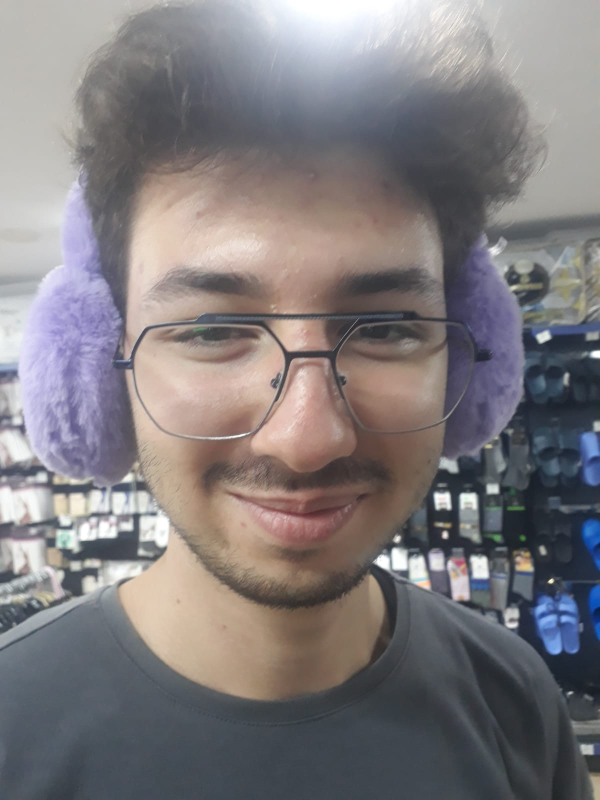
#> input picture fotografDegistirme/Onder.jpeg, 1200 x 1600 px (shown at 1/2 size)
$ python degisrtir.py
#> lines starting #> are read from the running program, lines starting #| are printed output that depends on the picture; after the words box and inside, x2 and y2 are one past the last pixel; in counts of white or black regions, pixels touching at a corner belong together
import cv2
import numpy as np

onder=cv2.imread("Onder.jpeg")
#> onder is the input picture: shape (1600, 1200, 3); mean B, G, R 125.5, 123.2, 127.8
arda=cv2.imread("WhatsApp Image 2024-05-12 at 14.44.35.jpeg")
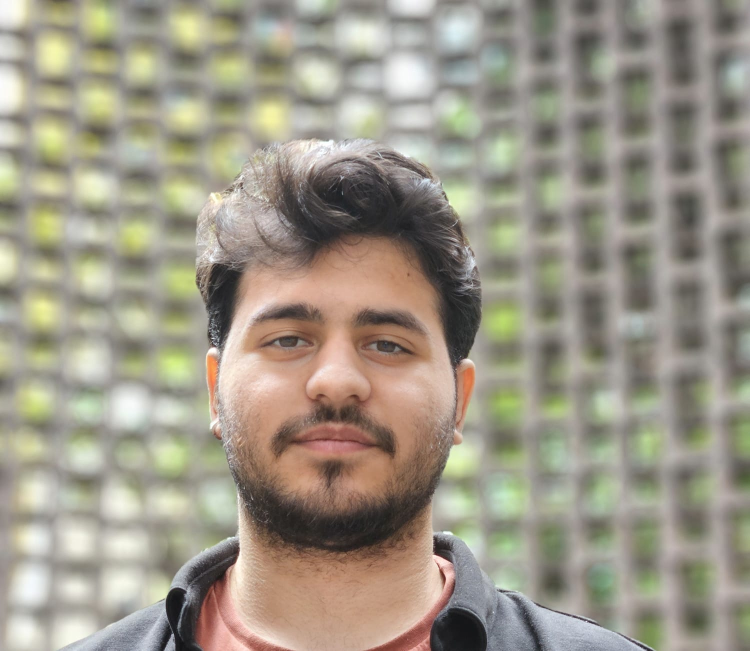
#> input picture fotografDegistirme/WhatsApp Image 2024-05-12 at 14.44.35.jpeg, 1500 x 1302 px (shown at 1/2 size)
#> arda is the input picture: shape (1302, 1500, 3); mean B, G, R 135.5, 150.8, 157.3

#cv2.imshow("onder",onder)
#kesitOnder=onder[500:700,350:850]
#cv2.imshow("kestiOnder",kesitOnder)
kesit2=arda[600:800,400:900]
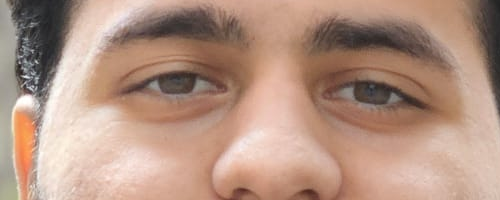
#> kesit2: shape (200, 500, 3); mean B, G, R 130, 146.8, 179.3
kesit2[:,:,0]=55
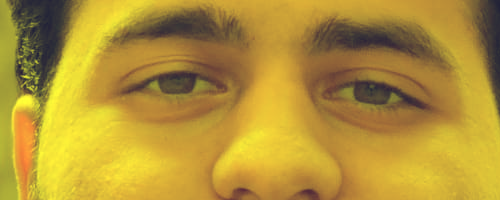
#> kesit2: shape (200, 500, 3); mean B, G, R 55, 146.8, 179.3
kesit2[:,:,1]=35
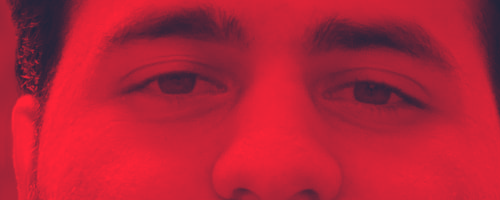
#> kesit2: shape (200, 500, 3); mean B, G, R 55, 35, 179.3


onder[550:750,350:850]=kesit2
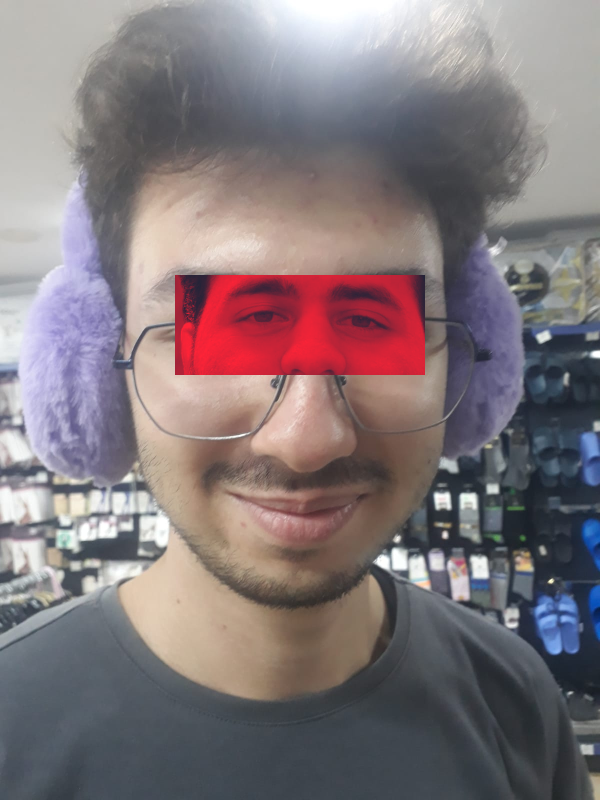
#> onder: shape (1600, 1200, 3) (shown at 1/2 size); 5.21% of pixels changed, all inside (x1, y1, x2, y2) = (350, 550, 850, 750)


cv2.imshow("ardaKesit",onder)


cv2.waitKey(0)
cv2.destroyAllWindows()
